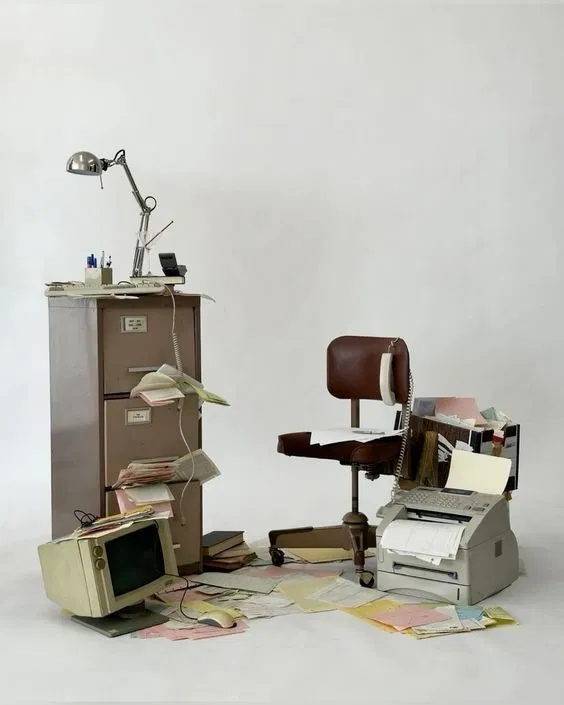
#> input picture general.png, 564 x 705 px
$ python q7.py   (older library calls are emulated)
#> lines starting #> are read from the running program, lines starting #| are printed output that depends on the picture; after the words box and inside, x2 and y2 are one past the last pixel; in counts of white or black regions, pixels touching at a corner belong together
### helper.py
import cv2
import numpy as np
import matplotlib.pyplot as plt

IMG_PATH = "general.png"

def load_gray(path=IMG_PATH):
#> called with path = 'general.png'
    img = cv2.imread(path, cv2.IMREAD_GRAYSCALE)
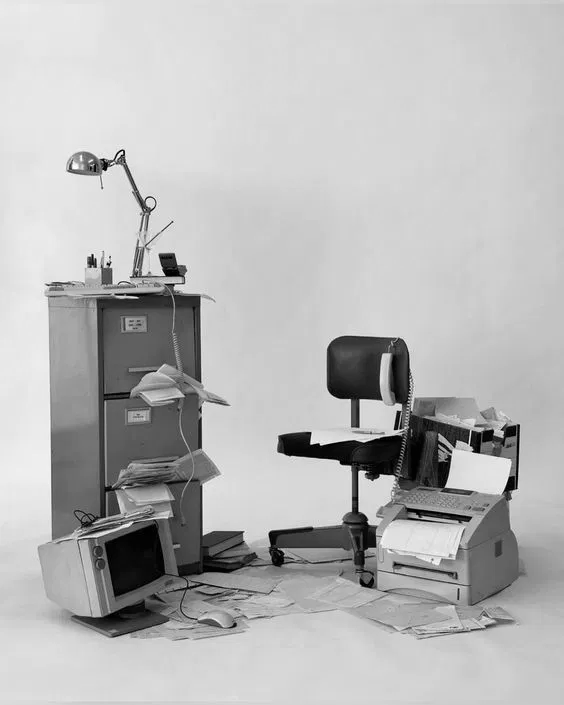
#> img: shape (705, 564); min 0, max 255, mean 183.1
    if img is None:
        raise FileNotFoundError(f"Cannot read '{path}'")
    return img


# [5 lines left out: function load_color, not called in this run]


def to_u8(a):
    a = np.asarray(a, dtype=np.float64)
    return np.uint8(255 * (a - a.min()) / (a.max() - a.min() + 1e-12))


def show(images, titles, cols=3, size=4):
    rows = -(-len(images) // cols)
    _, axes = plt.subplots(rows, cols, figsize=(size * cols, size * rows))
    axes = np.atleast_1d(axes).ravel()
    for ax in axes:
        ax.axis("off")
    for ax, im, t in zip(axes, images, titles):
        ax.imshow(im, cmap="gray", vmin=0, vmax=255)
        ax.set_title(t)
    plt.tight_layout()
    plt.show()


#(for Q12, Q13, Q15)
# [6 lines left out: function dist_grid, not called in this run]


def gaussian_lp(shape, d0):
    return np.exp(-dist_grid(shape) ** 2 / (2 * d0 ** 2))


def butterworth_lp(shape, d0, n=2):
    return 1.0 / (1.0 + (dist_grid(shape) / d0) ** (2 * n))


def apply_filter(img, H):
    F = np.fft.fftshift(np.fft.fft2(img.astype(np.float64)))
    return np.real(np.fft.ifft2(np.fft.ifftshift(F * H)))

### q7.py
import cv2
import numpy as np
from helper import load_gray, show, to_u8

img = load_gray("general.png").astype(np.float32)


def conv(kernel):
    return cv2.filter2D(img, cv2.CV_32F, np.array(kernel, dtype=np.float32))


laplacian = conv([[0, 1, 0], [1, -4, 1], [0, 1, 0]])
sharpened = np.clip(img - laplacian, 0, 255)  # centre coeff is negative -> subtract
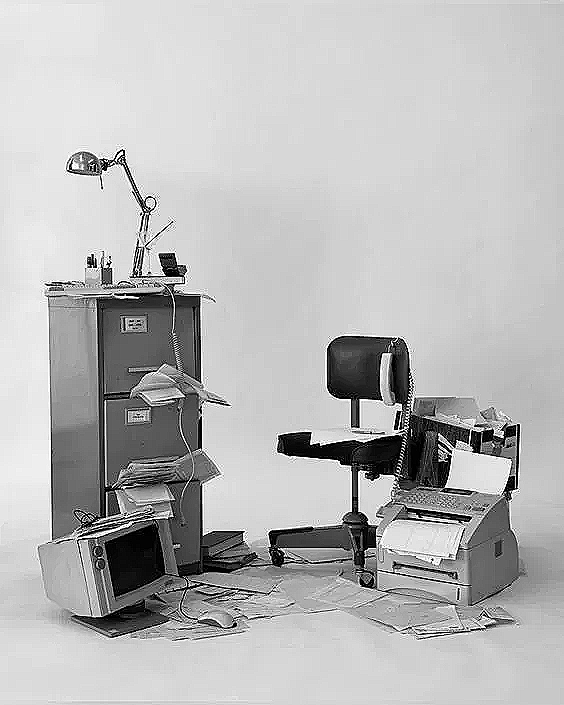
#> sharpened: shape (705, 564) float32; min 0, max 255, mean 183.5

operators = {
    "Sobel": ([[-1, 0, 1], [-2, 0, 2], [-1, 0, 1]], [[-1, -2, -1], [0, 0, 0], [1, 2, 1]]),
    "Prewitt": ([[-1, 0, 1], [-1, 0, 1], [-1, 0, 1]], [[-1, -1, -1], [0, 0, 0], [1, 1, 1]]),
}
mags = {name: np.hypot(conv(kx), conv(ky)) for name, (kx, ky) in operators.items()}
#> in conv (call 2), `return cv2.filter2D(img, cv2.CV_32F, np.array(kernel, dtype=np.float32))`:
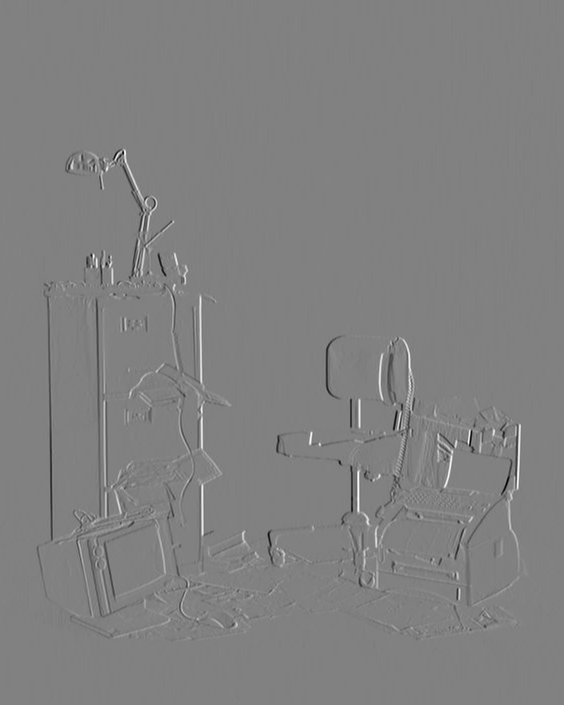
#> returned value: shape (705, 564) float32; min -942, max 920, mean -0.5; drawn with min black and max white
#> in conv (call 3), `return cv2.filter2D(img, cv2.CV_32F, np.array(kernel, dtype=np.float32))`:
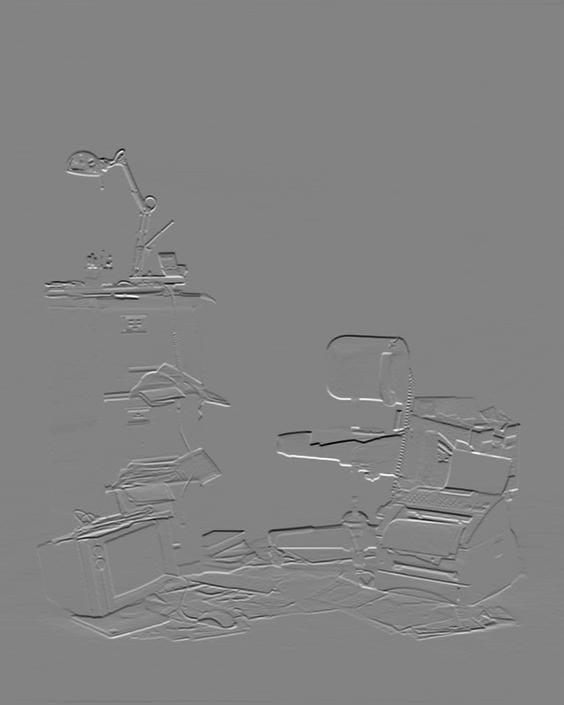
#> returned value: shape (705, 564) float32; min -941, max 887, mean -0.1; drawn with min black and max white
#> mags = 2 items

sobel_bin = (mags["Sobel"] > 0.25 * mags["Sobel"].max()).astype(np.uint8) * 255
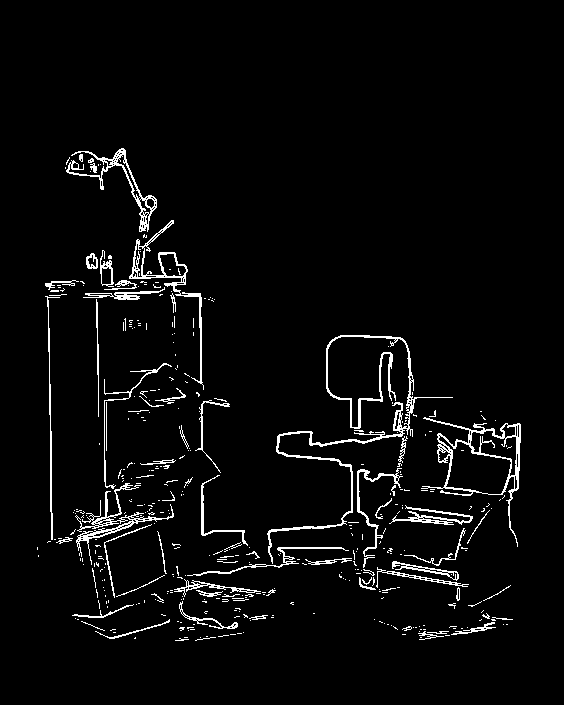
#> sobel_bin: shape (705, 564); 3.8% white in thin lines or dots, all inside (x1, y1, x2, y2) = (37, 148, 521, 641)

show(
    [img, to_u8(np.abs(laplacian)), sharpened, to_u8(mags["Sobel"]), to_u8(mags["Prewitt"]), sobel_bin],
    ["Original", "Laplacian edges", "Laplacian sharpened", "Sobel magnitude", "Prewitt magnitude", "Sobel thresholded"],
)
#> in to_u8, `a = np.asarray(a, dtype=np.float64)`:
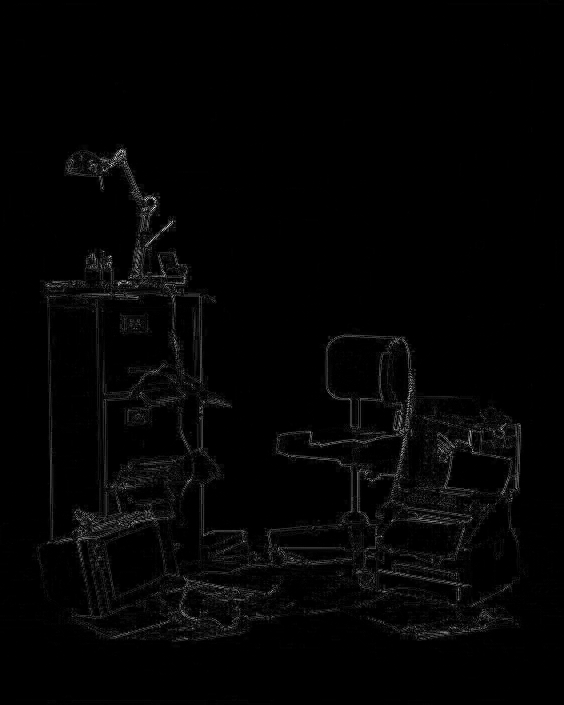
#> a: shape (705, 564) float64; min 0, max 522, mean 8.6; drawn with min black and max white
#> in to_u8 (call 2), `a = np.asarray(a, dtype=np.float64)`:
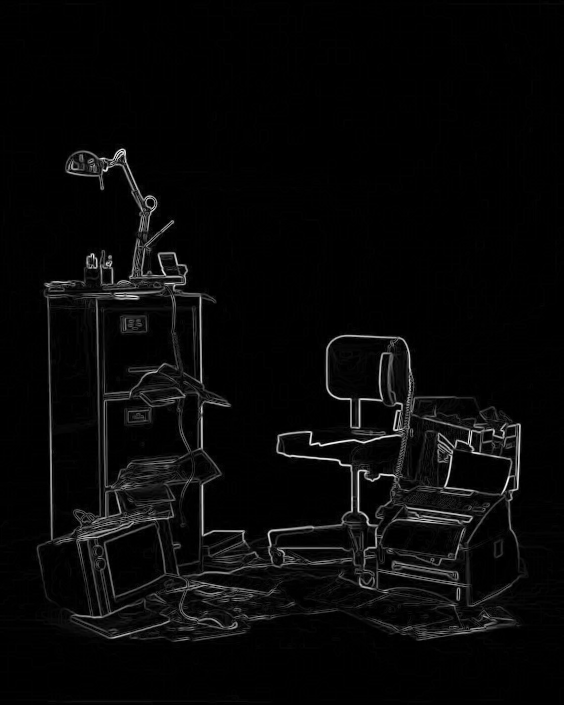
#> a: shape (705, 564) float64; min 0, max 985, mean 31.7; drawn with min black and max white
#> in show, `rows = -(-len(images) // cols)`: rows = 2
#> the loop in show, `for ax in axes:` made 6 passes
#> the loop in show, `for ax, im, t in zip(axes, images, titles):` made 6 passes
#> t on passes 1 to 6: 'Original', 'Laplacian edges', 'Laplacian sharpened', 'Sobel magnitude', 'Prewitt magnitude', 'Sobel thresholded'

$ run again, with lines.png copied over general.png
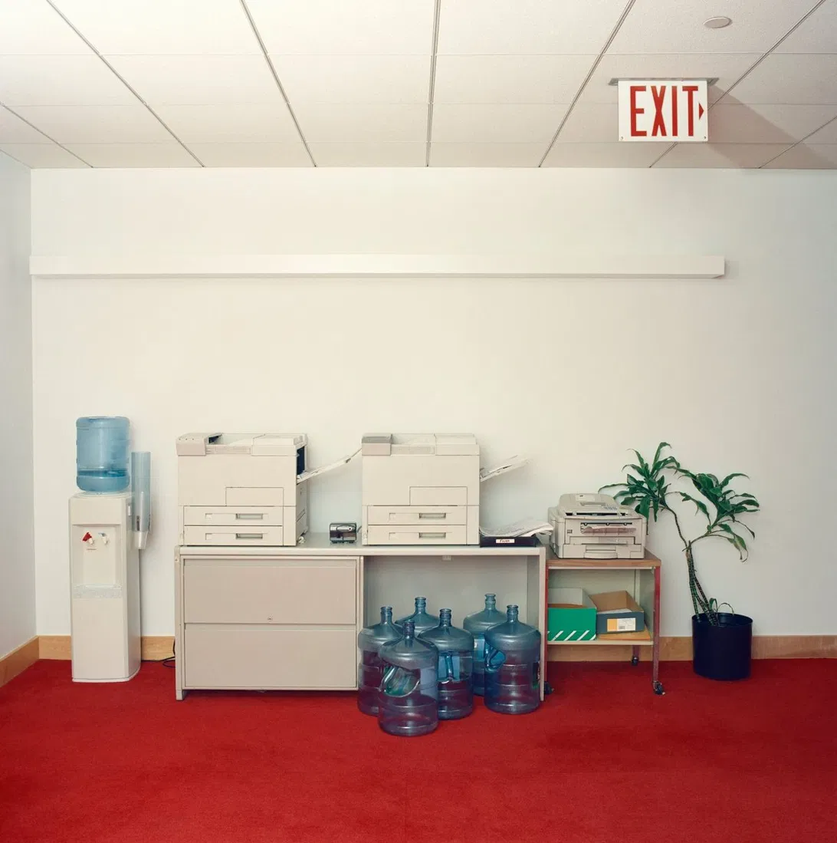
#> input picture lines.png, 837 x 843 px, shrunk from 1092 x 1099 before the run
#> in conv, `return cv2.filter2D(img, cv2.CV_32F, np.array(kernel, dtype=np.float32))`:
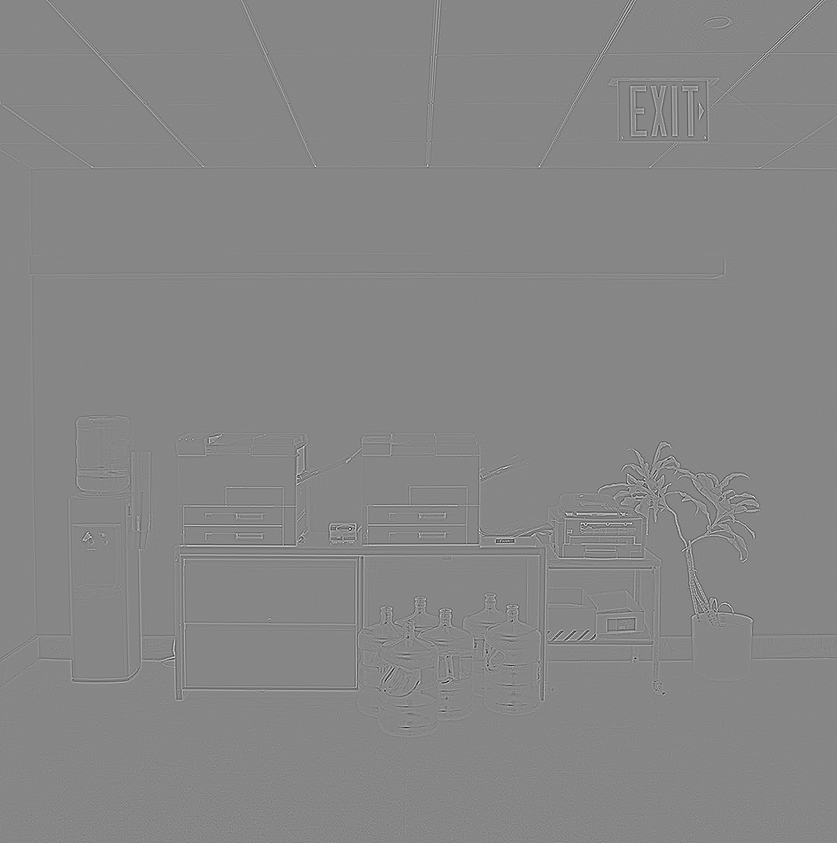
#> returned value: shape (843, 837) float32; min -356, max 317, mean 0; drawn with min black and max white
#> mags = 2 items
#> sobel_bin: shape (843, 837); 2.5% white in thin lines or dots, all inside (x1, y1, x2, y2) = (2, 0, 837, 729)
#> in to_u8 (call 2), `a = np.asarray(a, dtype=np.float64)`:
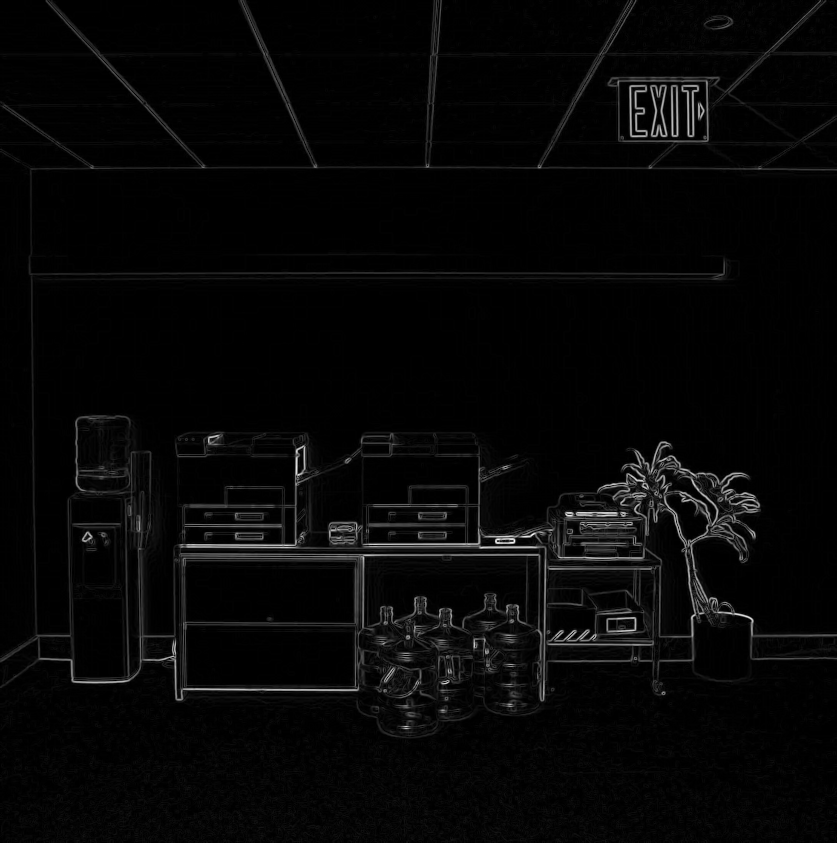
#> a: shape (843, 837) float64; min 0, max 862, mean 23.6; drawn with min black and max white
#> rows = 2
#> the loop in show, `for ax in axes:` made 6 passes
#> the loop in show, `for ax, im, t in zip(axes, images, titles):` made 6 passes
#> t on passes 1 to 6: 'Original', 'Laplacian edges', 'Laplacian sharpened', 'Sobel magnitude', 'Prewitt magnitude', 'Sobel thresholded'
